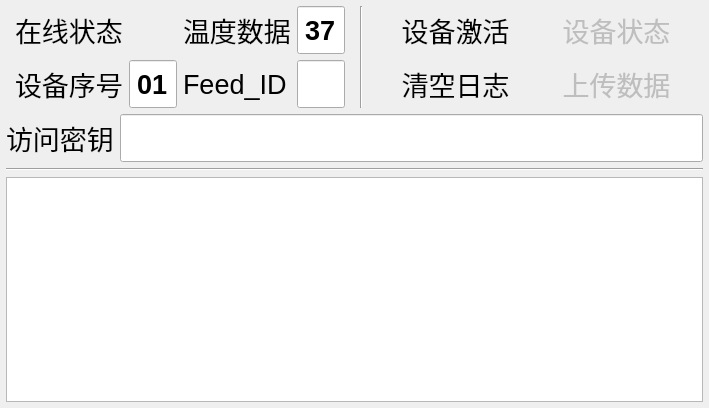
<?xml version="1.0" encoding="UTF-8"?>
<ui version="4.0">
 <class>JDSmartCloud_Devs</class>
 <widget class="QWidget" name="JDSmartCloud_Devs">
  <property name="geometry">
   <rect>
    <x>0</x>
    <y>0</y>
    <width>709</width>
    <height>408</height>
   </rect>
  </property>
  <property name="windowTitle">
   <string>JD+模拟Devs</string>
  </property>
  <layout class="QVBoxLayout" name="verticalLayout_2">
   <property name="spacing">
    <number>6</number>
   </property>
   <property name="leftMargin">
    <number>6</number>
   </property>
   <property name="topMargin">
    <number>6</number>
   </property>
   <property name="rightMargin">
    <number>6</number>
   </property>
   <property name="bottomMargin">
    <number>6</number>
   </property>
   <item>
    <widget class="QWidget" name="wNorth" native="true">
     <property name="sizePolicy">
      <sizepolicy hsizetype="Preferred" vsizetype="Preferred">
       <horstretch>0</horstretch>
       <verstretch>0</verstretch>
      </sizepolicy>
     </property>
     <layout class="QGridLayout" name="gridLayout_2">
      <property name="leftMargin">
       <number>0</number>
      </property>
      <property name="topMargin">
       <number>0</number>
      </property>
      <property name="rightMargin">
       <number>0</number>
      </property>
      <property name="bottomMargin">
       <number>0</number>
      </property>
      <property name="horizontalSpacing">
       <number>6</number>
      </property>
      <item row="0" column="2">
       <widget class="QWidget" name="wButton" native="true">
        <property name="sizePolicy">
         <sizepolicy hsizetype="Preferred" vsizetype="Preferred">
          <horstretch>0</horstretch>
          <verstretch>0</verstretch>
         </sizepolicy>
        </property>
        <property name="font">
         <font>
          <pointsize>20</pointsize>
         </font>
        </property>
        <layout class="QGridLayout" name="gridLayout_3">
         <property name="topMargin">
          <number>0</number>
         </property>
         <property name="bottomMargin">
          <number>0</number>
         </property>
         <item row="0" column="1">
          <widget class="QPushButton" name="pbControlDev">
           <property name="enabled">
            <bool>false</bool>
           </property>
           <property name="maximumSize">
            <size>
             <width>16777215</width>
             <height>48</height>
            </size>
           </property>
           <property name="autoFillBackground">
            <bool>false</bool>
           </property>
           <property name="text">
            <string>设备状态</string>
           </property>
           <property name="icon">
            <iconset resource="src.qrc">
             <normaloff>:/ui/resources/switch_off.png</normaloff>:/ui/resources/switch_off.png</iconset>
           </property>
           <property name="iconSize">
            <size>
             <width>48</width>
             <height>48</height>
            </size>
           </property>
           <property name="shortcut">
            <string>Meta+D</string>
           </property>
           <property name="checkable">
            <bool>true</bool>
           </property>
           <property name="checked">
            <bool>false</bool>
           </property>
           <property name="autoRepeat">
            <bool>false</bool>
           </property>
           <property name="flat">
            <bool>true</bool>
           </property>
          </widget>
         </item>
         <item row="1" column="1">
          <widget class="QPushButton" name="pbUploadData">
           <property name="enabled">
            <bool>false</bool>
           </property>
           <property name="maximumSize">
            <size>
             <width>16777215</width>
             <height>48</height>
            </size>
           </property>
           <property name="toolTip">
            <string>每隔3s自动上传当前开关状态和温度数据</string>
           </property>
           <property name="text">
            <string>上传数据</string>
           </property>
           <property name="icon">
            <iconset resource="src.qrc">
             <normaloff>:/ui/resources/data_backup.png</normaloff>:/ui/resources/data_backup.png</iconset>
           </property>
           <property name="iconSize">
            <size>
             <width>48</width>
             <height>48</height>
            </size>
           </property>
           <property name="shortcut">
            <string>Meta+R</string>
           </property>
           <property name="flat">
            <bool>true</bool>
           </property>
          </widget>
         </item>
         <item row="0" column="0">
          <widget class="QPushButton" name="pbDevActive">
           <property name="enabled">
            <bool>true</bool>
           </property>
           <property name="maximumSize">
            <size>
             <width>16777215</width>
             <height>48</height>
            </size>
           </property>
           <property name="layoutDirection">
            <enum>Qt::LeftToRight</enum>
           </property>
           <property name="autoFillBackground">
            <bool>false</bool>
           </property>
           <property name="text">
            <string>设备激活</string>
           </property>
           <property name="icon">
            <iconset resource="src.qrc">
             <normaloff>:/ui/resources/find_user.png</normaloff>:/ui/resources/find_user.png</iconset>
           </property>
           <property name="iconSize">
            <size>
             <width>48</width>
             <height>48</height>
            </size>
           </property>
           <property name="shortcut">
            <string>Meta+F</string>
           </property>
           <property name="checkable">
            <bool>false</bool>
           </property>
           <property name="autoDefault">
            <bool>false</bool>
           </property>
           <property name="default">
            <bool>false</bool>
           </property>
           <property name="flat">
            <bool>true</bool>
           </property>
          </widget>
         </item>
         <item row="1" column="0">
          <widget class="QPushButton" name="pbClearLog">
           <property name="maximumSize">
            <size>
             <width>16777215</width>
             <height>48</height>
            </size>
           </property>
           <property name="layoutDirection">
            <enum>Qt::LeftToRight</enum>
           </property>
           <property name="autoFillBackground">
            <bool>false</bool>
           </property>
           <property name="text">
            <string>清空日志</string>
           </property>
           <property name="icon">
            <iconset resource="src.qrc">
             <normaloff>:/ui/resources/clipboard.png</normaloff>:/ui/resources/clipboard.png</iconset>
           </property>
           <property name="iconSize">
            <size>
             <width>48</width>
             <height>48</height>
            </size>
           </property>
           <property name="shortcut">
            <string>Meta+F</string>
           </property>
           <property name="checkable">
            <bool>false</bool>
           </property>
           <property name="flat">
            <bool>true</bool>
           </property>
          </widget>
         </item>
        </layout>
       </widget>
      </item>
      <item row="0" column="1">
       <widget class="Line" name="line_2">
        <property name="orientation">
         <enum>Qt::Vertical</enum>
        </property>
       </widget>
      </item>
      <item row="0" column="0">
       <widget class="QWidget" name="wStatus" native="true">
        <property name="sizePolicy">
         <sizepolicy hsizetype="Preferred" vsizetype="Preferred">
          <horstretch>0</horstretch>
          <verstretch>0</verstretch>
         </sizepolicy>
        </property>
        <property name="maximumSize">
         <size>
          <width>16777215</width>
          <height>16777215</height>
         </size>
        </property>
        <layout class="QGridLayout" name="gridLayout">
         <property name="sizeConstraint">
          <enum>QLayout::SetDefaultConstraint</enum>
         </property>
         <property name="topMargin">
          <number>0</number>
         </property>
         <property name="bottomMargin">
          <number>0</number>
         </property>
         <property name="spacing">
          <number>6</number>
         </property>
         <item row="0" column="0">
          <widget class="QLabel" name="lAliveStatus">
           <property name="sizePolicy">
            <sizepolicy hsizetype="Fixed" vsizetype="Preferred">
             <horstretch>0</horstretch>
             <verstretch>0</verstretch>
            </sizepolicy>
           </property>
           <property name="font">
            <font>
             <family>Lucida Grande</family>
             <pointsize>20</pointsize>
            </font>
           </property>
           <property name="text">
            <string>在线状态</string>
           </property>
          </widget>
         </item>
         <item row="0" column="1">
          <widget class="QLabel" name="lStatusDisp">
           <property name="enabled">
            <bool>true</bool>
           </property>
           <property name="sizePolicy">
            <sizepolicy hsizetype="Preferred" vsizetype="Preferred">
             <horstretch>0</horstretch>
             <verstretch>0</verstretch>
            </sizepolicy>
           </property>
           <property name="maximumSize">
            <size>
             <width>48</width>
             <height>48</height>
            </size>
           </property>
           <property name="text">
            <string/>
           </property>
           <property name="textFormat">
            <enum>Qt::AutoText</enum>
           </property>
           <property name="pixmap">
            <pixmap resource="src.qrc">:/ui/resources/red_light.png</pixmap>
           </property>
           <property name="scaledContents">
            <bool>true</bool>
           </property>
          </widget>
         </item>
         <item row="2" column="0">
          <widget class="QLabel" name="lDevNum">
           <property name="sizePolicy">
            <sizepolicy hsizetype="Fixed" vsizetype="Preferred">
             <horstretch>0</horstretch>
             <verstretch>0</verstretch>
            </sizepolicy>
           </property>
           <property name="font">
            <font>
             <family>Lucida Grande</family>
             <pointsize>20</pointsize>
            </font>
           </property>
           <property name="text">
            <string>设备序号</string>
           </property>
          </widget>
         </item>
         <item row="2" column="1">
          <widget class="QLineEdit" name="leDevNum">
           <property name="enabled">
            <bool>true</bool>
           </property>
           <property name="sizePolicy">
            <sizepolicy hsizetype="Preferred" vsizetype="Preferred">
             <horstretch>0</horstretch>
             <verstretch>0</verstretch>
            </sizepolicy>
           </property>
           <property name="maximumSize">
            <size>
             <width>48</width>
             <height>48</height>
            </size>
           </property>
           <property name="font">
            <font>
             <pointsize>20</pointsize>
             <weight>75</weight>
             <bold>true</bold>
            </font>
           </property>
           <property name="text">
            <string>01</string>
           </property>
           <property name="alignment">
            <set>Qt::AlignCenter</set>
           </property>
           <property name="readOnly">
            <bool>false</bool>
           </property>
          </widget>
         </item>
         <item row="0" column="2">
          <widget class="QLabel" name="lTempData">
           <property name="sizePolicy">
            <sizepolicy hsizetype="Fixed" vsizetype="Preferred">
             <horstretch>0</horstretch>
             <verstretch>0</verstretch>
            </sizepolicy>
           </property>
           <property name="font">
            <font>
             <family>Lucida Grande</family>
             <pointsize>20</pointsize>
            </font>
           </property>
           <property name="text">
            <string>温度数据</string>
           </property>
          </widget>
         </item>
         <item row="0" column="3">
          <widget class="QLineEdit" name="leTempDisp">
           <property name="enabled">
            <bool>true</bool>
           </property>
           <property name="sizePolicy">
            <sizepolicy hsizetype="Preferred" vsizetype="Preferred">
             <horstretch>0</horstretch>
             <verstretch>0</verstretch>
            </sizepolicy>
           </property>
           <property name="minimumSize">
            <size>
             <width>48</width>
             <height>0</height>
            </size>
           </property>
           <property name="maximumSize">
            <size>
             <width>48</width>
             <height>48</height>
            </size>
           </property>
           <property name="font">
            <font>
             <pointsize>20</pointsize>
             <weight>75</weight>
             <bold>true</bold>
            </font>
           </property>
           <property name="inputMask">
            <string/>
           </property>
           <property name="text">
            <string>37</string>
           </property>
           <property name="alignment">
            <set>Qt::AlignCenter</set>
           </property>
           <property name="readOnly">
            <bool>false</bool>
           </property>
          </widget>
         </item>
         <item row="2" column="2">
          <widget class="QLabel" name="lFeedID">
           <property name="sizePolicy">
            <sizepolicy hsizetype="Fixed" vsizetype="Preferred">
             <horstretch>0</horstretch>
             <verstretch>0</verstretch>
            </sizepolicy>
           </property>
           <property name="font">
            <font>
             <family>Lucida Grande</family>
             <pointsize>20</pointsize>
            </font>
           </property>
           <property name="text">
            <string>Feed_ID</string>
           </property>
          </widget>
         </item>
         <item row="2" column="3">
          <widget class="QLineEdit" name="leFeedID">
           <property name="enabled">
            <bool>true</bool>
           </property>
           <property name="sizePolicy">
            <sizepolicy hsizetype="Preferred" vsizetype="Preferred">
             <horstretch>0</horstretch>
             <verstretch>0</verstretch>
            </sizepolicy>
           </property>
           <property name="minimumSize">
            <size>
             <width>48</width>
             <height>0</height>
            </size>
           </property>
           <property name="maximumSize">
            <size>
             <width>48</width>
             <height>48</height>
            </size>
           </property>
           <property name="font">
            <font>
             <pointsize>20</pointsize>
             <weight>75</weight>
             <bold>true</bold>
            </font>
           </property>
           <property name="text">
            <string/>
           </property>
           <property name="alignment">
            <set>Qt::AlignCenter</set>
           </property>
           <property name="readOnly">
            <bool>true</bool>
           </property>
          </widget>
         </item>
        </layout>
       </widget>
      </item>
     </layout>
    </widget>
   </item>
   <item>
    <widget class="QWidget" name="widget" native="true">
     <layout class="QHBoxLayout" name="horizontalLayout">
      <property name="leftMargin">
       <number>0</number>
      </property>
      <property name="topMargin">
       <number>0</number>
      </property>
      <property name="rightMargin">
       <number>0</number>
      </property>
      <property name="bottomMargin">
       <number>0</number>
      </property>
      <item>
       <widget class="QLabel" name="lAccessKey">
        <property name="sizePolicy">
         <sizepolicy hsizetype="Fixed" vsizetype="Preferred">
          <horstretch>0</horstretch>
          <verstretch>0</verstretch>
         </sizepolicy>
        </property>
        <property name="font">
         <font>
          <family>Lucida Grande</family>
          <pointsize>20</pointsize>
         </font>
        </property>
        <property name="text">
         <string>访问密钥</string>
        </property>
       </widget>
      </item>
      <item>
       <widget class="QLineEdit" name="leAccessKey">
        <property name="enabled">
         <bool>true</bool>
        </property>
        <property name="sizePolicy">
         <sizepolicy hsizetype="Preferred" vsizetype="Preferred">
          <horstretch>0</horstretch>
          <verstretch>0</verstretch>
         </sizepolicy>
        </property>
        <property name="minimumSize">
         <size>
          <width>250</width>
          <height>0</height>
         </size>
        </property>
        <property name="maximumSize">
         <size>
          <width>16777215</width>
          <height>48</height>
         </size>
        </property>
        <property name="font">
         <font>
          <family>Lucida Grande</family>
          <pointsize>27</pointsize>
          <weight>75</weight>
          <bold>true</bold>
         </font>
        </property>
        <property name="text">
         <string/>
        </property>
        <property name="alignment">
         <set>Qt::AlignRight|Qt::AlignTrailing|Qt::AlignVCenter</set>
        </property>
        <property name="readOnly">
         <bool>true</bool>
        </property>
       </widget>
      </item>
     </layout>
    </widget>
   </item>
   <item>
    <widget class="Line" name="line">
     <property name="orientation">
      <enum>Qt::Horizontal</enum>
     </property>
    </widget>
   </item>
   <item>
    <widget class="QPlainTextEdit" name="pteLog"/>
   </item>
  </layout>
 </widget>
 <resources>
  <include location="src.qrc"/>
 </resources>
 <connections/>
</ui>
